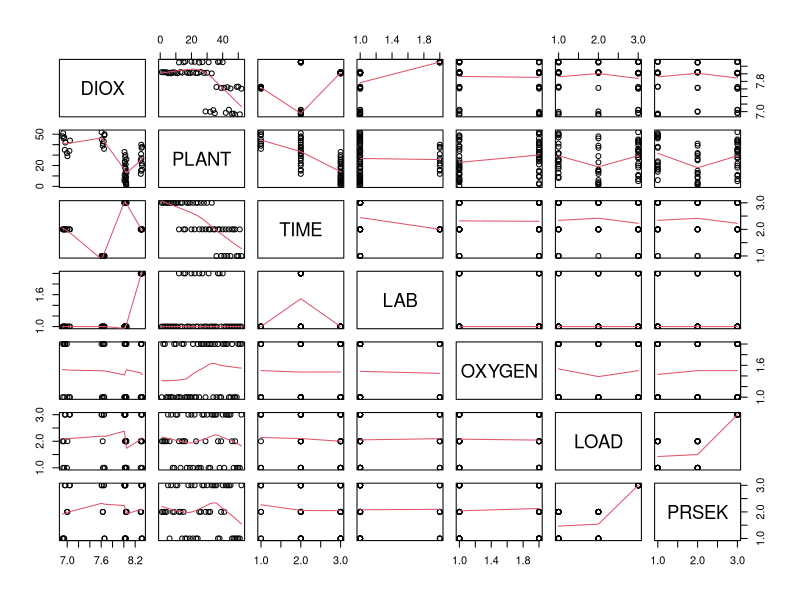

The R script that drew this image: (Note: this script raises an error after producing the figure.)
setwd("/Users/sandeep/Downloads/")

dat<-na.omit(read.table("dioxin.csv",sep=',',header=T))
#dat<-read.table("dioxin.csv",sep=',',header=T)
dat$DIOX<-log(dat$DIOX)


#dat.df<-na.omit(dat)
for(i in 3:8){
  dat[,i] <- as.factor(dat[,i])
}

#Block, active variable data subset.
dat.ba<-dat[,2:8]
names(dat.ba)

pairs(dat.ba,panel=panel.smooth)
pairs.panels(dat.ba)#draws scatterplots, histograms, and shows correlations 


#Block ,active & Measured variable data Subset.

dat.blk<-dat[,2:12]
names(dat.blk)


#library(tree)
#model<-tree(DIOX~.,data=dat)
#plot(model)
#text(model)
#plot(LOAD,DIOX)

boxplot(dat$O2COR~dat$LOAD,data = dat)

#Model
attach(dat)
model1 = lm(DIOX~PLANT+TIME+LAB+OXYGEN+LOAD+PRSEK)
summary(model1)

model2 = lm(DIOX~PLANT+TIME+LAB+LOAD+OXYGEN)
summary(model2)

anova(model1,model2)

#model12<-update(model1,~.-PRSEK)


#Excersice 3

modela<-lm(DIOX~TIME+LAB+PLANT+O2COR+NEFFEKT+QRAT)
summary(modela)


modelb<-update(modela,~. -QRAT)
summary(modelb)

#simple additve model 
m1<-lm(DIOX~1)
add1(m1,scope = c("PLANT","TIME","LAB","O2COR","NEFFEKT","QRAT"),test="F")

m1<-update(m1,~.+PLANT)
summary(m1)

add1(m1,scope = c("TIME","LAB","O2COR","NEFFEKT","QRAT"),test="F")


m1<-update(m1,~.+NEFFEKT)
summary(m1)

add1(m1,scope = c("TIME","LAB","O2COR","QRAT"),test="F")

m1<-update(m1,~.+O2COR)
summary(m1)

add1(m1,scope = c("TIME","LAB","QRAT"),test="F")

m1<-update(m1,~.+TIME)
summary(m1)

add1(m1,scope = c("LAB","QRAT"),test="F")

m1<-update(m1,~.+LAB)
summary(m1)

add1(m1,scope = c("QRAT"),test="F")

#final model
#fm<-lm(DIOX~TIME*LAB*PLANT*O2COR*NEFFEKT*QRAT*QROEG*TOVN*TROEG*POVN*CO2*CO*SO2*HCL*H2O)

fm0<-lm(DIOX~1)
summary(fm0)

add1(fm0,scope = c("TIME","LAB","PLANT","O2COR","NEFFEKT","QRAT","QROEG","TOVN","TROEG","POVN","CO2","CO","SO2","HCL","H2O"),test="F")

fm1<-update(fm0,~.+PLANT)
summary(fm1)

add1(fm1,scope = c("TIME","LAB","O2COR","NEFFEKT","QRAT","QROEG","TOVN","TROEG","POVN","CO2","CO","SO2","HCL","H2O"),test="F")

fm2<-update(fm1,~.+TROEG)
summary(fm2)

add1(fm2,scope = c("TIME","LAB","O2COR","NEFFEKT","QRAT","QROEG","TOVN","POVN","CO2","CO","SO2","HCL","H2O","PLANT:TROEG"),test="F")

fm3<-update(fm2,~.+LAB)
summary(fm3)

add1(fm3,scope = c("TIME","O2COR","NEFFEKT","QRAT","QROEG","TOVN","POVN","CO2","CO","SO2","HCL","H2O","PLANT:TROEG","PLANT:LAB","TROEG:LAB","PLANT:TROEG"),test="F")

fm4<-update(fm3,~.+H2O)
summary(fm4)

add1(fm4,scope = c("TIME","LAB","O2COR","NEFFEKT","QRAT","QROEG","TOVN","POVN","CO2","CO","SO2","HCL",
                  "PLANT:TROEG","PLAT:LAB","TROEG:LAB","PLANT:TROEG","PLANT:H2O","TROEG:H2O","LAB:H2O"),test="F")

fm5<-update(fm4,~.+NEFFEKT)
summary(fm5)

add1(fm5,scope = c("TIME","LAB","O2COR","QRAT","QROEG","TOVN","POVN","CO2","CO","SO2","HCL",
                  "PLANT:TROEG","PLAT:LAB","TROEG:LAB","PLANT:TROEG","PLANT:H2O","TROEG:H2O","LAB:H2O",
                   "PLANT:NEFFEKT","LAB:NEFFEKT","TROEG:NEFFEKT","H2O:NEFFEKT"),test="F")

fm6<-update(fm5,~.+TIME)
summary(fm6)

fm7<-update(fm6,~.-TROEG)
summary(fm7)

add1(fm7,scope = c("LAB","O2COR","QRAT","QROEG","TOVN","POVN","CO2","CO","SO2","HCL","TIME","LAB","O2COR","QRAT","QROEG","TOVN","POVN","CO2","CO","SO2","HCL",
                   "PLAT:LAB","PLANT:H2O","LAB:H2O",
                   "PLANT:NEFFEKT","LAB:NEFFEKT","H2O:NEFFEKT","PLANT:TIME","LAB:TIME","NEFFEKT:TIME"),test="F")

fm<-update(fm7,~.+HCL)
summary(fm7)

par(mfrow=c(1,2))
plot(fm)


add1(fm,scope = c("LAB","O2COR","QRAT","QROEG","TOVN","POVN","CO2","CO","SO2"),test="F")


par(mfrow=c(2,2))
plot(model14)

im<-lm(DIOX~1)
summary(im)
im<-add1(im,scope=~TIME*LAB*PLANT*O2COR*NEFFEKT*QRAT*QROEG*TOVN*TROEG*POVN*CO2*CO*SO2*HCL*H2O,test="F")
#model13 = update(model12,~. -PLANT)
#summary(model13)

#model14 = update(model12,~. -PLANT:TIME)
#summary(model14)
  


